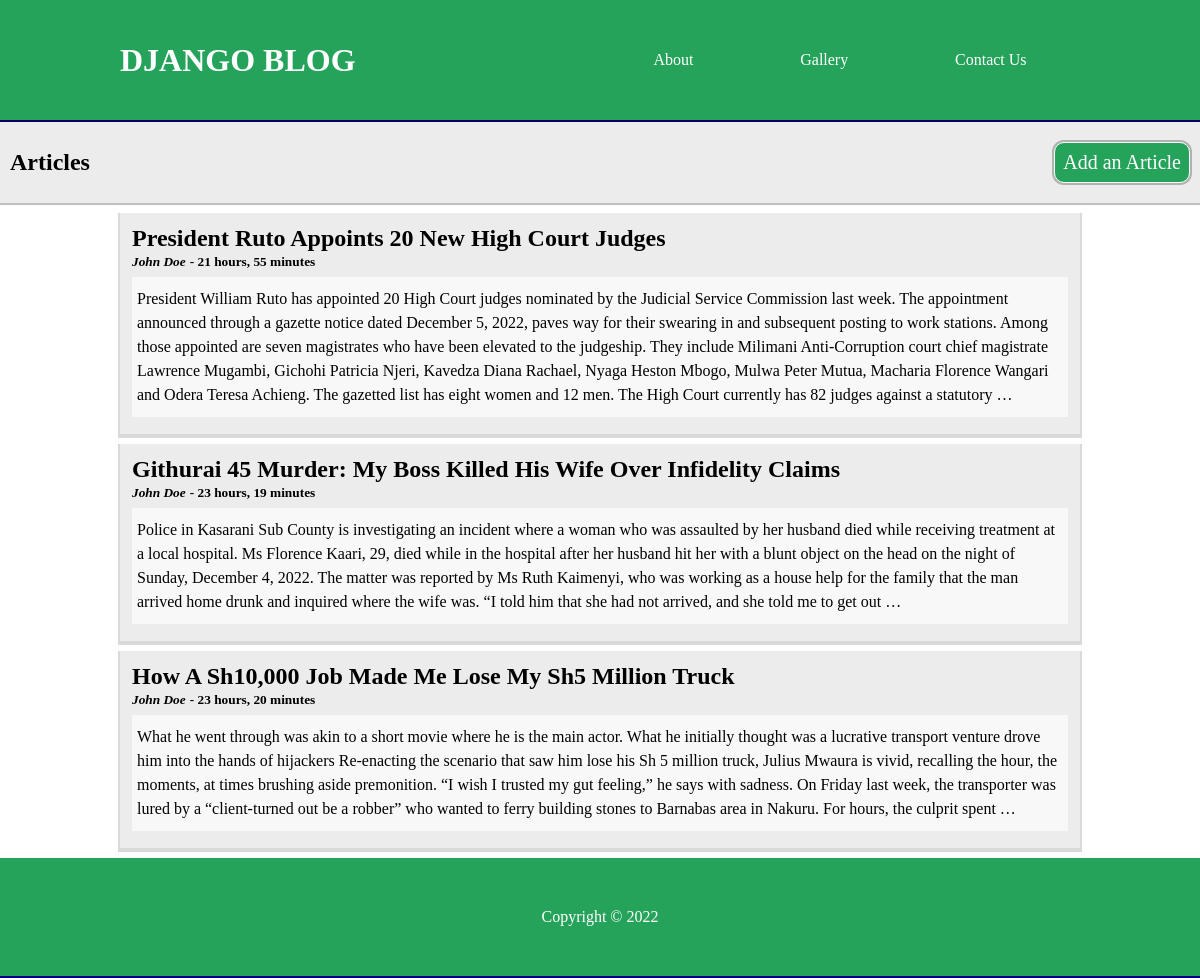
The page / on the database its author committed.
### Post/models.py (models this page shows, shortened)
class Post(models.Model):
    title = models.CharField(max_length=200)
    slug = models.CharField(max_length=200)
    body = models.TextField()
    created_at = models.DateTimeField(auto_now_add=True)
    class Meta:
        ordering = ('-created_at',)

### Post/views.py (the view)
# urls.py: path("", views.index, name="index")
def index(request):
    posts = Post.objects.all()
    context = {'posts': posts}
    return render(request, 'index.html', context)

### Post/templates/index.html (shortened to what this page needs)
{% extends 'app.html' %}
  {% block content %}
  <div class="main-card">
    <div class="main-card-header">
      <h2>Articles</h2>
      <a href="" class="btn btn-primary">Add an Article</a>
    </div>
    <div class="container">
      {% for post in posts %}
      <div class="card">
        <div class="card-header">
          <h2>
            <a href="{% url 'show' post.slug %}" class="title"
              >{{post.title | title}}</a
            >
          </h2>
          <small class="author"><a href="">John Doe</a></small>
          <small> - {{post.created_at | timesince}}</small>
        </div>
        <div class="card-body">
          <p>{{ post.body | truncatewords:100}}</p>
        </div>
      </div>
      {% endfor %}
    </div>
  </div>
  {% endblock content %}

### static/css/styles.css (style rules this page uses)
* { margin: 0; padding: 0; box-sizing: border-box; }
html { font-size: 62.5%; }
body { font-size: 1.6rem; }
p { line-height: 1.5; }
a { text-decoration: none; }
.container { width: 80%; margin: auto; }
.btn { border: 1px solid currentColor; cursor: pointer; padding: 0.8rem; font-size: 2rem; border-radius: 1rem; box-shadow: 0 0 0 2px rgba(0, 0, 0, 0.25); }
.main-card-header { background-color: #ececec; display: flex; justify-content: space-between; align-items: center; padding: 2rem 1rem; box-shadow: 0 0 0 2px rgba(0, 0, 0, 0.25); }
.main-card-header h2 { font-weight: 700; }
.btn-primary { background-color: #26a35b; color: #fff; }
.card { background-color: #ececec; margin: 1rem 0; padding: 1.2rem; box-shadow: 0 2px 0 2px rgba(0, 0, 0, 0.15); }
.title { margin: 0.2rem 0; font-size: 2.4rem; }
.card-header a { color: #000; }
small { font-weight: 700; line-height: 1.5; }
.author { font-style: italic; color: #999; }
.card-body { background-color: #f8f8f8; padding: 1rem 0.5rem; margin: 0.5rem 0; }

### rows shown on the page
Post: title "President Ruto Appoints 20 New High Court Judges", created_at "21 hours, 55 minutes", body "President William Ruto has appointed 20 High Court judges nominated by the Judicial Service Commission last week. The appointment announced through a gazette notice dated December 5, 2022, paves way for their swearing in and subsequent posting to work stations. Among those appointed are seven magistrates who have been elevated to the judgeship. They include Milimani Anti-Corruption court chief magistrate Lawrence Mugambi, Gichohi Patricia Njeri, Kavedza Diana Rachael, Nyaga Heston Mbogo, Mulwa Peter Mutua, Macharia Florence Wangari and Odera Teresa Achieng. The gazetted list has eight women and 12 men. The High Court currently has 82 judges against a statutory …"
Post: title "Githurai 45 Murder: My Boss Killed His Wife Over Infidelity Claims", created_at "23 hours, 19 minutes", body "Police in Kasarani Sub County is investigating an incident where a woman who was assaulted by her husband died while receiving treatment at a local hospital. Ms Florence Kaari, 29, died while in the hospital after her husband hit her with a blunt object on the head on the night of Sunday, December 4, 2022. The matter was reported by Ms Ruth Kaimenyi, who was working as a house help for the family that the man arrived home drunk and inquired where the wife was. “I told him that she had not arrived, and she told me to get out …"
Post: title "How A Sh10,000 Job Made Me Lose My Sh5 Million Truck", created_at "23 hours, 20 minutes", body "What he went through was akin to a short movie where he is the main actor. What he initially thought was a lucrative transport venture drove him into the hands of hijackers Re-enacting the scenario that saw him lose his Sh 5 million truck, Julius Mwaura is vivid, recalling the hour, the moments, at times brushing aside premonition. “I wish I trusted my gut feeling,” he says with sadness. On Friday last week, the transporter was lured by a “client-turned out be a robber” who wanted to ferry building stones to Barnabas area in Nakuru. For hours, the culprit spent …"
